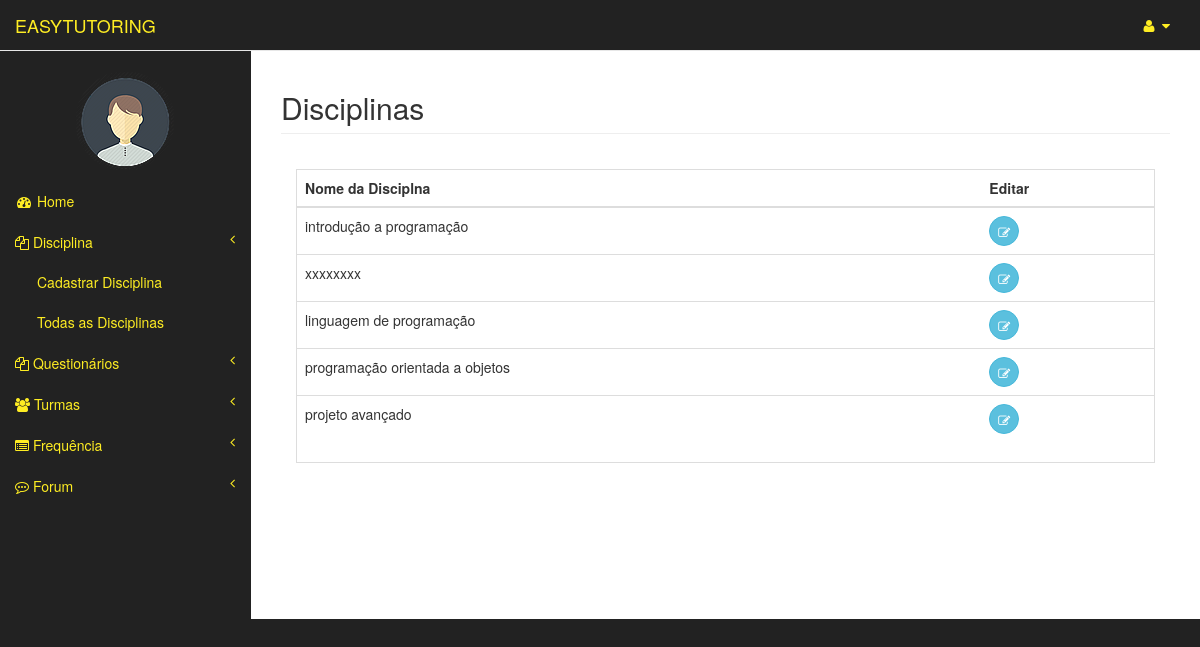
The page /disciplinas/show (signed in) on the database its author committed.
### usuarios/models.py (models this page shows, shortened)
class Usuario(models.Model):
	user = models.OneToOneField(User)
	matricula = models.CharField(max_length=20)
	curso = models.CharField(max_length=3)
	tipo = models.CharField(max_length=8, blank=False,null=True)
	nome_completo = models.CharField(max_length=150)
	img = models.ImageField(upload_to="img/original/", blank=True)
	thumb = ThumbnailerImageField(upload_to="img/thumb/", blank=True,null=True,resize_source=dict(size=(100, 100), sharpen=True))

### disciplinas/models.py (models this page shows, shortened)
class Disciplina(models.Model):
	nome = models.CharField(max_length=150)

### disciplinas/views.py (the view)
@login_required
def show(request):
	user = request.user
	usuario = Professor.objects.get(user=user)
	if request.user.has_perm('usuarios.disciplina'):
		disciplinas = Disciplina.objects.all()
		return render(request, 'disciplinas/show.html', {'disciplinas': disciplinas, 'usuario': usuario})
	else:
		verificaUsuario = verificarUsuario(request)
		return render(request, verificaUsuario)

### templates/disciplinas/show.html (shortened to what this page needs)
{% extends "professor_area/index.html" %}
{% load widget_tweaks %}
{% block pageHeader %}
    <h2 class="page-header">Disciplinas</h2>
{% endblock pageHeader %}
{% block form %}
    <div class="panel-body">
        <div class="table-responsive table-bordered">
            <table class="table">
                <thead>
                    <tr>
                        <th>Nome da Disciplna</th>
                        <th>Editar</th>
                    </tr>
                </thead>
                <tbody>
                	{% for disciplina in disciplinas %}
                        <tr>
                            <td>{{disciplina.nome}}</td>
                            <td><a  href="{% url 'disciplinas:edit' disciplina.id %}"> <button type="button" class="btn btn-info btn-circle"><i class="fa fa-edit"></i>
        </button></a></td>
                        </tr>
					{% endfor %}
                </tbody>
            </table>
        </div>
    </div>
{% endblock form %}

### templates/professor_area/index.html (shortened to what this page needs)
{% extends "templateEasyTutoring.html" %}
{% block principal %}
    <a class="navbar-brand" href="{% url 'professor_area:index' %}" id="link-color">EASYTUTORING</a>
{% endblock principal %}
{% block barraLateral %}
                <div class="navbar-default sidebar" role="navigation">
                <div class="sidebar-nav navbar-collapse" >
                    <ul class="nav" id="side-menu">
                        <br>
                       <center><p><img src="{{ usuario.thumb.url}}" class= "img-circle"/> </p></center>
                        <li class="itens-menu">
                            <a href="index.html" id="link-color"><i class="fa fa-dashboard fa-fw"></i> Home</a>
                        </li>
                        <li class="itens-menu">
                            <a href="#" id="link-color"><i class="fa fa-files-o"></i> Disciplina<span class="fa arrow"></span></a>
                            <ul class="nav nav-second-level">
                                <li  class="itens-menu">
                                    <a href="{% url 'disciplinas:new' %}" id="link-color">Cadastrar Disciplina</a>
                                </li>
                                <li>
                                    <a href="{% url 'disciplinas:show' %}" id="link-color">Todas as Disciplinas</a>
                                </li>
                            </ul>
                        </li>
                        <li class="itens-menu">
                            <a href="#" id="link-color"><i class="fa fa-files-o"></i> Questionários<span class="fa arrow"></span></a>
                        </li>
                        <li class="itens-menu">
                            <a href="#" id="link-color"><i class="fa fa-users"></i> Turmas<span class="fa arrow"></span></a>
                        </li>
                        <li class="itens-menu">
                            <a href="#" id="link-color"><i class="fa fa-list-alt" id="link-color"></i> Frequência<span class="fa arrow"></span></a>
                        </li>
                        <li class="itens-menu">
                            <a href="#" id="link-color"><i class="fa fa-commenting-o"></i> Forum<span class="fa arrow"></span></a>
                        </li>
                    </ul>
                </div>
            </div>
{% endblock barraLateral %}

### static/css/tutoring.css (style rules this page uses)
#link-color { color: #feed23; }

### rows shown on the page
Usuario: thumb (picture)
Disciplina: nome "introdução a programação"
Disciplina: nome "xxxxxxxx"
Disciplina: nome "linguagem de programação"
Disciplina: nome "programação orientada a objetos"
Disciplina: nome "projeto avançado"
